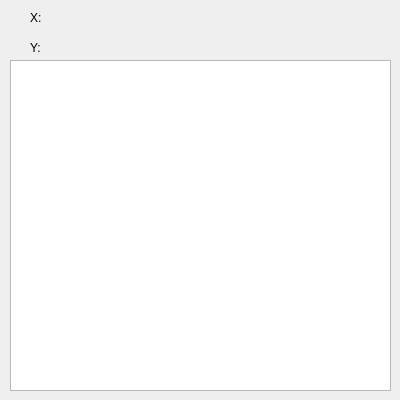
<?xml version="1.0" encoding="UTF-8"?>
<ui version="4.0">
 <class>CoordWindow</class>
 <widget class="QDialog" name="CoordWindow">
  <property name="geometry">
   <rect>
    <x>0</x>
    <y>0</y>
    <width>400</width>
    <height>400</height>
   </rect>
  </property>
  <property name="windowTitle">
   <string>Dialog</string>
  </property>
  <widget class="QWidget" name="layoutWidget">
   <property name="geometry">
    <rect>
     <x>30</x>
     <y>10</y>
     <width>101</width>
     <height>16</height>
    </rect>
   </property>
   <layout class="QHBoxLayout" name="horizontalLayout">
    <item>
     <widget class="QLabel" name="_lable1">
      <property name="text">
       <string>X:</string>
      </property>
     </widget>
    </item>
    <item>
     <widget class="QLabel" name="_lable_value_x">
      <property name="text">
       <string/>
      </property>
     </widget>
    </item>
   </layout>
  </widget>
  <widget class="QWidget" name="layoutWidget">
   <property name="geometry">
    <rect>
     <x>30</x>
     <y>40</y>
     <width>101</width>
     <height>16</height>
    </rect>
   </property>
   <layout class="QHBoxLayout" name="horizontalLayout_2">
    <item>
     <widget class="QLabel" name="_lable2">
      <property name="text">
       <string>Y:</string>
      </property>
     </widget>
    </item>
    <item>
     <widget class="QLabel" name="_lable_value_y">
      <property name="text">
       <string/>
      </property>
     </widget>
    </item>
   </layout>
  </widget>
  <widget class="QGraphicsView" name="graphicsView">
   <property name="geometry">
    <rect>
     <x>10</x>
     <y>60</y>
     <width>381</width>
     <height>331</height>
    </rect>
   </property>
  </widget>
 </widget>
 <resources/>
 <connections/>
</ui>
